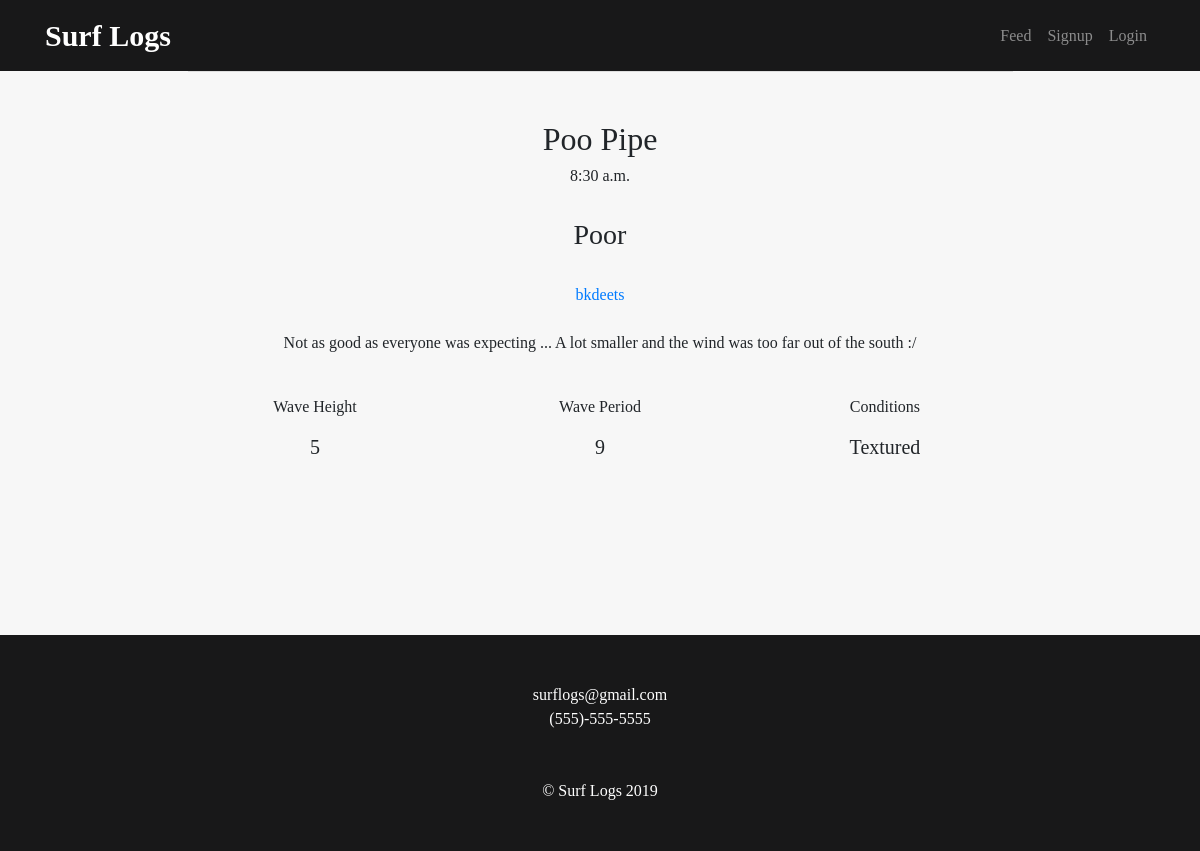
The page /report/2 on the database its author committed.
### logs/models.py (models this page shows, shortened)
class Report(models.Model):
    report_id =    models.AutoField(primary_key=True)
    date =         models.DateTimeField('date',default=timezone.now)
    time =         models.TimeField('time',default=timezone.now)
    spot =         models.ForeignKey(Spot, on_delete=models.CASCADE)
    user =         models.ForeignKey(User, on_delete=models.CASCADE)
    wave_data =    models.ForeignKey(Wave_Data, on_delete=models.CASCADE)
    notes =        models.TextField(max_length=500, blank=True)
    wave_quality = models.CharField(max_length=200)

class Spot(models.Model):
    name =                  models.CharField(max_length=200, primary_key=True)
    ideal_tide =            models.CharField(max_length=200)
    ideal_wind_dir =        models.CharField(max_length=200)
    ideal_swell_dir	=       models.CharField(max_length=200)
    ideal_swell_height =    models.IntegerField(default=0)
    ideal_swell_period =    models.IntegerField(default=0)
    type =                  models.CharField(max_length=200)
    location =              models.CharField(max_length=200)
    description =           models.TextField(max_length=1000)

class Wave_Data(models.Model):
    wave_data_id =  models.AutoField(primary_key=True)
    date =          models.DateField('date', default=timezone.now)
    time =          models.TimeField('time', default=timezone.now)
    spot =          models.ForeignKey(Spot, on_delete=models.CASCADE, default=1)
    tide =          models.CharField(max_length=200)
    crowd =         models.CharField(max_length=200)
    wind_dir =      models.CharField(max_length=200)
    wave_height =   models.IntegerField(default=0)
    wave_period =   models.CharField(max_length=200)
    wind_speed =    models.CharField(max_length=200)
    conditions =    models.CharField(max_length=200)

### logs/views.py (the view)
# urls.py: path('report/<int:report_id>', views.report, name='report'),
def report(request, report_id):
    if request.user and request.user.username != '':
        user = request.user
    else:
        user = None
    report = get_object_or_404(Report, pk=report_id)
    photos = Photo.objects.filter(referencing_id=report_id)
    context = {
        'report':report,
        'is_users': user == report.user,
        'photos':photos,
        'user':user,
    }
    return render(request, 'logs/report.html', context)

### logs/templates/logs/report.html (shortened to what this page needs)
{% extends 'base.html' %}
{% load static %}
{% block content %}
<div class="row">
    <div class="col-md-12 text-center">
        <h2> {{report.spot.name}} </h2>
        <h6> {{report.time}}</h6>
        <br>
        <h3>{{ report.wave_quality }}</h3>
        <br>
        <a href="{% url 'logs:user_summary' report.user.username %}" <h5> {{report.user.username}} </h5></a>
        <br>
        <br>
        <p> {{report.notes}}</p>
    </div>
</div>
<div class="bottom">
    <br>
    <div class="row text-center" id="row2">
        <div class="data col-md-12">
            <div class="row mb-4">
                <div class="col-md-4">
                    <p> Wave Height </p>
                    <h5> {{ report.wave_data.wave_height }} </h5>
                </div>
                <div class="col-md-4">
                    <p> Wave Period</p>
                    <h5> {{ report.wave_data.wave_period }} </h5>
                </div>
                <div class="col-md-4">
                    <p> Conditions </p>
                    <h5> {{ report.wave_data.conditions }} </h5>
                </div>
            </div>
        </div>
    </div>
</div>
{% endblock %}

### logs/static/logs/surfLogs.css (style rules this page uses)
.text-center { text-align: center; }

### rows shown on the page
Report: spot.name "Poo Pipe", time "8:30 a.m.", wave_quality "Poor", user.username "bkdeets", notes "Not as good as everyone was expecting ... A lot smaller and the wind was too far out of the south :/", wave_data.wave_height "5", wave_data.wave_period "9", wave_data.conditions "Textured"
